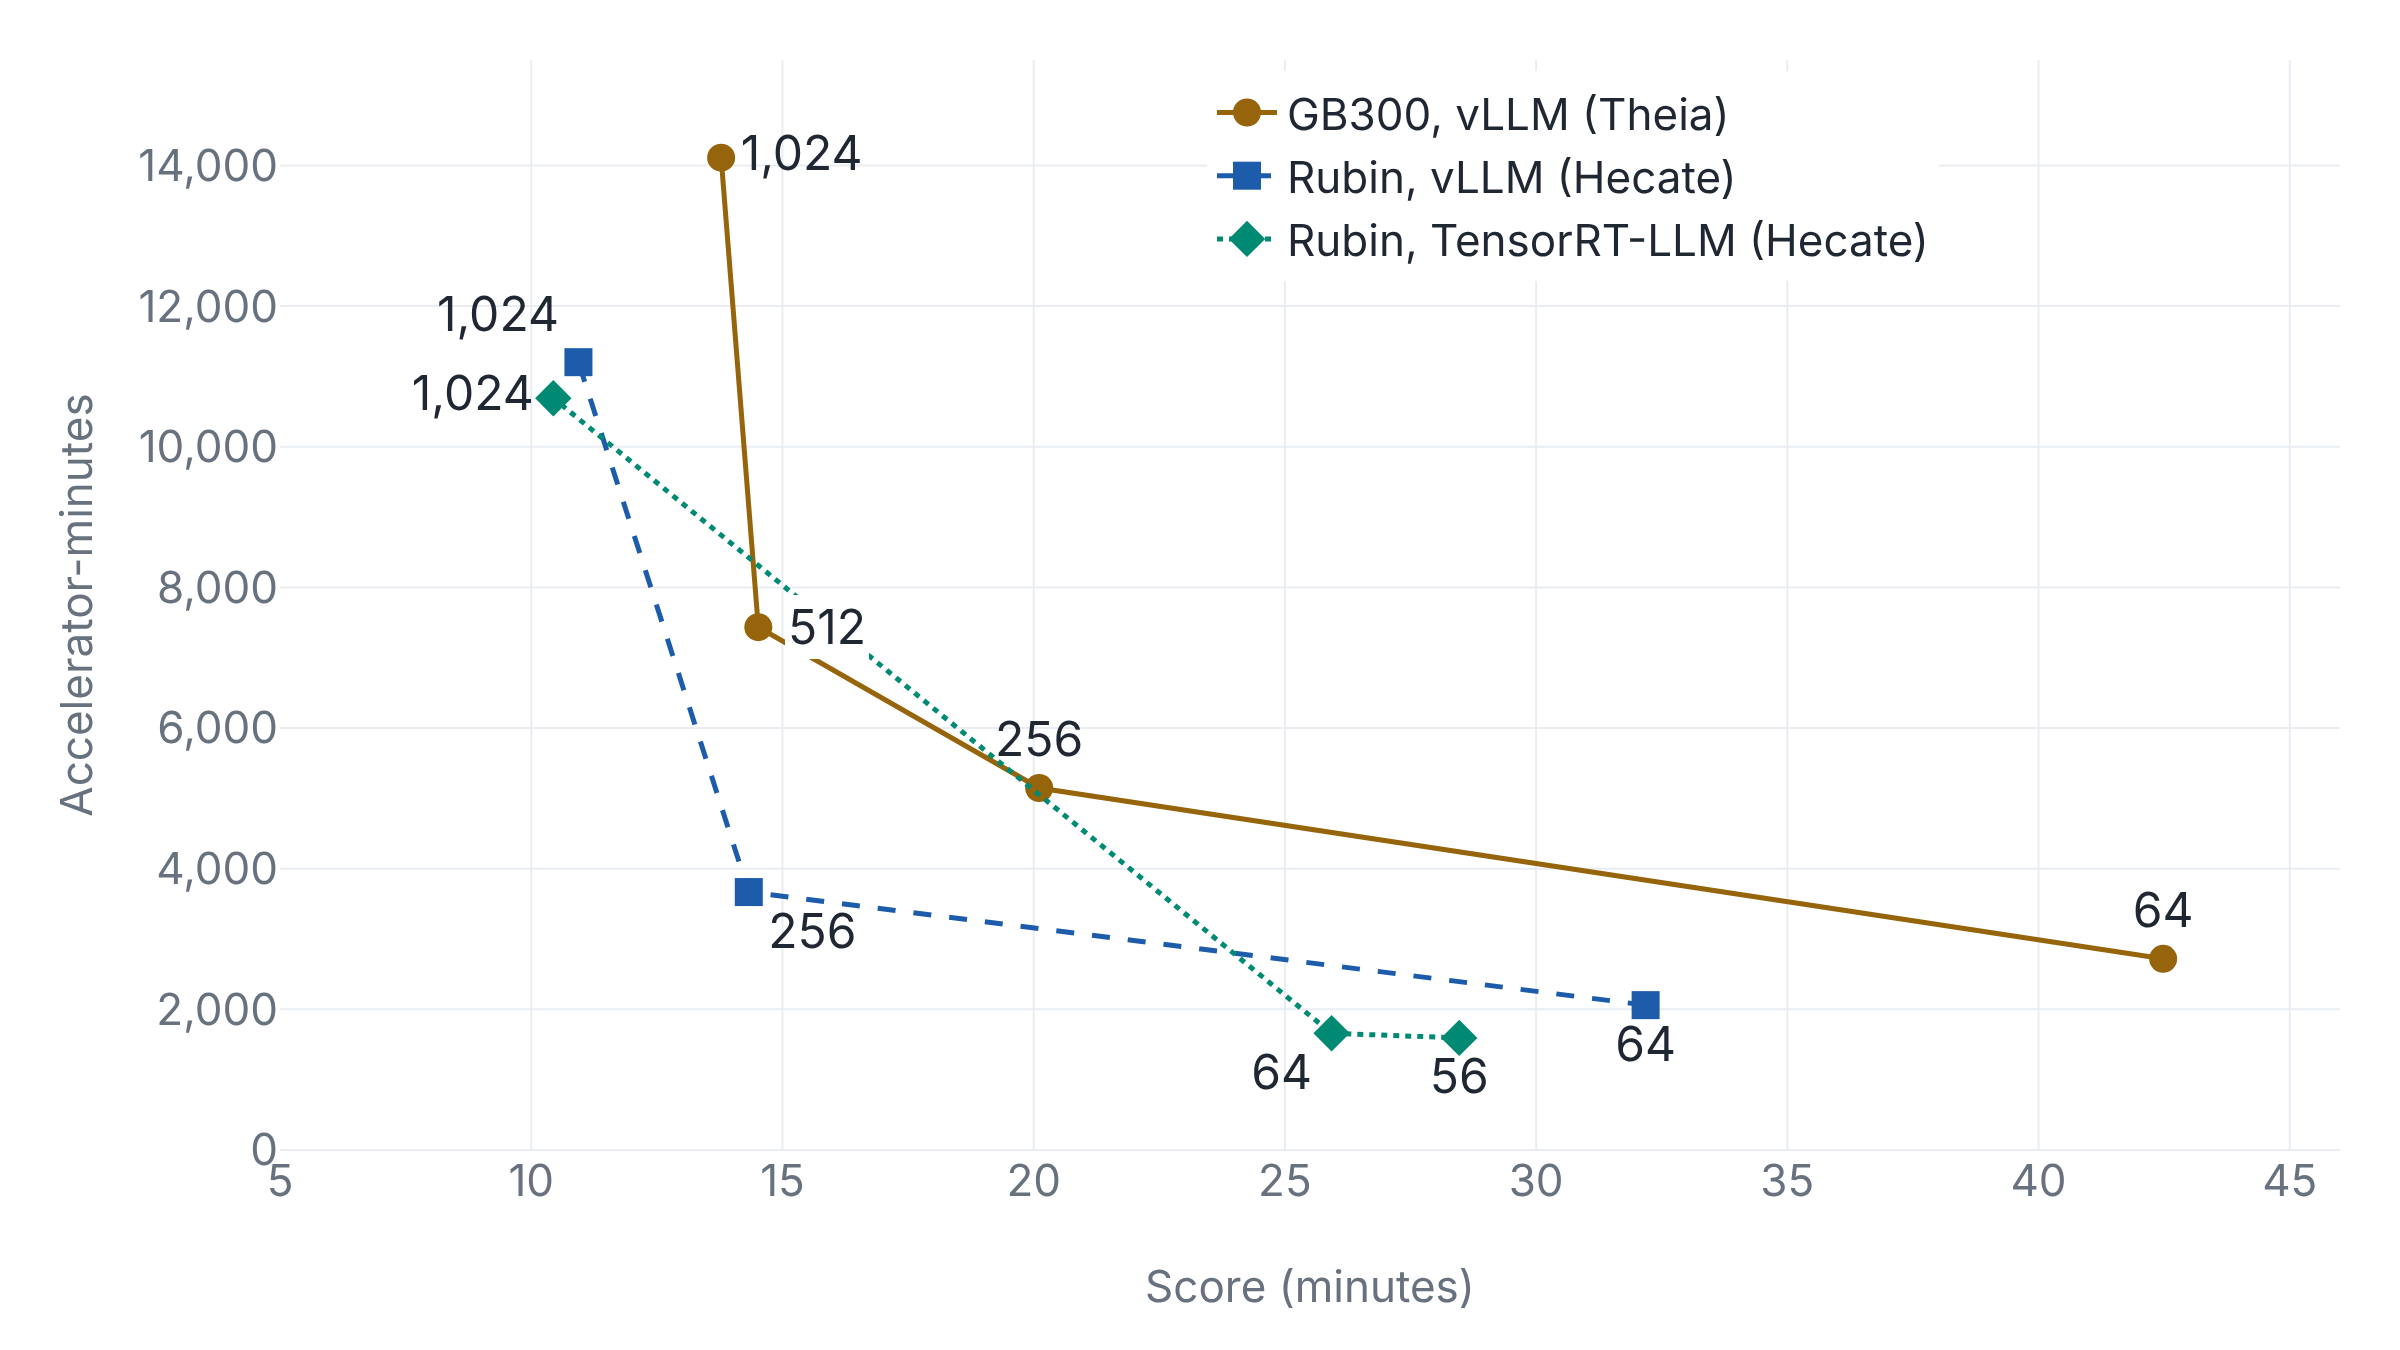

Reproduce this figure in Python.
"""Time against accelerator-minutes for NVIDIA's three same-chip, same-backend
scaling series on MLPerf Training v6.1 qwen35_397b_grpo (closed, GBS 512,
10 GRPO steps per scored run).

Minutes: official scores from results.mlcommons.org/training (v6.1, model
"Qwen3.5 397B GRPO"). Accelerator-minutes: the printed (two-decimal) score x
accelerator count, rounded to a whole number, so a reader can reproduce each
one from the table (a derived figure, not an official MLPerf metric).
"""

import plotly.graph_objects as go

series = [
    # name, [(accelerators, result ID, minutes, accelerator-minutes), ...]
    (
        "GB300, vLLM (Theia)",
        [
            (64, "6.1-0035", 42.48, 2719),
            (256, "6.1-0040", 20.11, 5148),
            (512, "6.1-0043", 14.52, 7434),
            (1024, "6.1-0031", 13.78, 14111),
        ],
    ),
    (
        "Rubin, vLLM (Hecate)",
        [
            (64, "6.1-0122", 32.18, 2060),
            (256, "6.1-0131", 14.33, 3668),
            (1024, "6.1-0118", 10.94, 11203),
        ],
    ),
    (
        "Rubin, TensorRT-LLM (Hecate)",
        [
            (56, "6.1-0119", 28.47, 1594),
            (64, "6.1-0121", 25.93, 1660),
            (1024, "6.1-0117", 10.44, 10691),
        ],
    ),
]

# Label positions chosen so the GPU-count tags do not collide.
positions = {
    ("GB300, vLLM (Theia)", 64): "top center",
    ("GB300, vLLM (Theia)", 256): "top center",
    ("GB300, vLLM (Theia)", 512): "middle right",
    ("GB300, vLLM (Theia)", 1024): "middle right",
    ("Rubin, vLLM (Hecate)", 64): "bottom center",
    ("Rubin, vLLM (Hecate)", 256): "bottom right",
    ("Rubin, vLLM (Hecate)", 1024): "top left",
    ("Rubin, TensorRT-LLM (Hecate)", 56): "bottom center",
    ("Rubin, TensorRT-LLM (Hecate)", 64): "bottom left",
    ("Rubin, TensorRT-LLM (Hecate)", 1024): "middle left",
}

fig = go.Figure()
for name, points in series:
    fig.add_trace(
        go.Scatter(
            name=name,
            x=[p[2] for p in points],
            y=[p[3] for p in points],
            mode="lines+markers+text",
            text=["" if (name, p[0]) == ("GB300, vLLM (Theia)", 512) else f"{p[0]:,}" for p in points],
            textposition=[positions[(name, p[0])] for p in points],
            textfont=dict(size=24),
            marker=dict(size=14),
            customdata=[p[1] for p in points],
        )
    )

fig.update_layout(
    font=dict(size=22),
    xaxis_title="Score (minutes)",
    yaxis_title="Accelerator-minutes",
    legend=dict(orientation="v", yanchor="top", y=0.99, x=0.45, xanchor="left", font=dict(size=22)),
    margin=dict(t=30, r=30, l=140, b=100),
)
fig.update_xaxes(range=[5, 46], dtick=5, tickfont=dict(size=22), title_font=dict(size=22), automargin=True)
fig.update_yaxes(range=[0, 15500], tickformat=",", tickfont=dict(size=22), title_font=dict(size=22), title_standoff=16, automargin=True)
# The 512-GPU GB300 label sits on a white chip so the crossing lines do not obscure it.
fig.add_annotation(x=14.52, y=7434, text="512", showarrow=False, xshift=34, font=dict(size=24), bgcolor="white")
